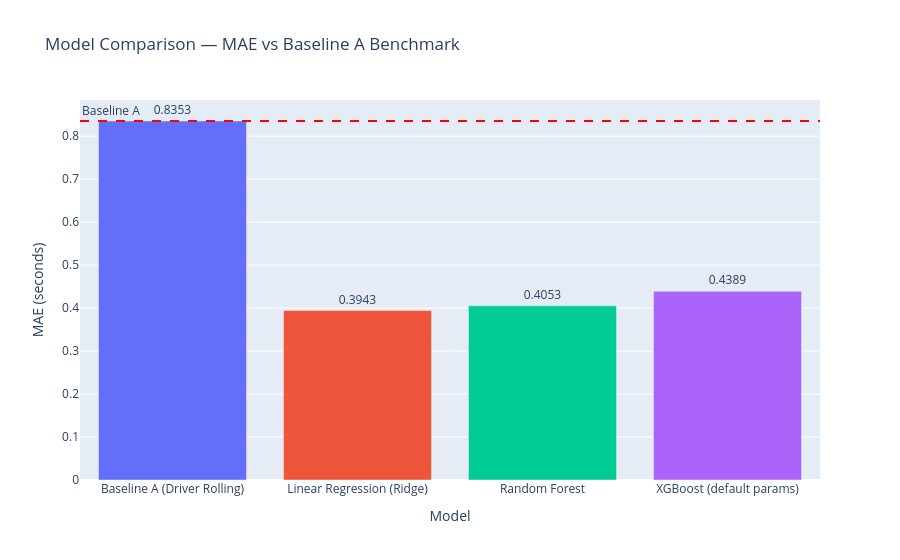

Notebook cell for this chart:
### Code cell
# Cell 4 — Visual comparison against the benchmark
fig = px.bar(
    comparison, x="Model", y="MAE",
    title="Model Comparison — MAE vs Baseline A Benchmark",
    labels={"MAE": "MAE (seconds)"},
    text="MAE",
    color="Model"
)
fig.add_hline(
    y=baseline_a_mae, line_dash="dash", line_color="red",
    annotation_text="Baseline A", annotation_position="top left"
)
fig.update_traces(textposition="outside")
fig.update_layout(showlegend=False)
fig.show()

### Figure 1 — Plotly figure (JSON) as saved in the notebook; plotly's stock layout.template omitted (floating-point values rounded to 4 significant figures)
{"data": [{"alignmentgroup": "True", "hovertemplate": "Model=%{x}<br>MAE (seconds)=%{text}<extra></extra>", "legendgroup": "Baseline A (Driver Rolling)", "marker": {"color": "#636efa", "pattern": {"shape": ""}}, "name": "Baseline A (Driver Rolling)", "offsetgroup": "Baseline A (Driver Rolling)", "orientation": "v", "showlegend": true, "text": [0.8353], "textposition": "outside", "type": "bar", "x": ["Baseline A (Driver Rolling)"], "xaxis": "x", "y": [0.8353], "yaxis": "y"}, {"alignmentgroup": "True", "hovertemplate": "Model=%{x}<br>MAE (seconds)=%{text}<extra></extra>", "legendgroup": "Linear Regression (Ridge)", "marker": {"color": "#EF553B", "pattern": {"shape": ""}}, "name": "Linear Regression (Ridge)", "offsetgroup": "Linear Regression (Ridge)", "orientation": "v", "showlegend": true, "text": [0.3943], "textposition": "outside", "type": "bar", "x": ["Linear Regression (Ridge)"], "xaxis": "x", "y": [0.3943], "yaxis": "y"}, {"alignmentgroup": "True", "hovertemplate": "Model=%{x}<br>MAE (seconds)=%{text}<extra></extra>", "legendgroup": "Random Forest", "marker": {"color": "#00cc96", "pattern": {"shape": ""}}, "name": "Random Forest", "offsetgroup": "Random Forest", "orientation": "v", "showlegend": true, "text": [0.4053], "textposition": "outside", "type": "bar", "x": ["Random Forest"], "xaxis": "x", "y": [0.4053], "yaxis": "y"}, {"alignmentgroup": "True", "hovertemplate": "Model=%{x}<br>MAE (seconds)=%{text}<extra></extra>", "legendgroup": "XGBoost (default params)", "marker": {"color": "#ab63fa", "pattern": {"shape": ""}}, "name": "XGBoost (default params)", "offsetgroup": "XGBoost (default params)", "orientation": "v", "showlegend": true, "text": [0.4389], "textposition": "outside", "type": "bar", "x": ["XGBoost (default params)"], "xaxis": "x", "y": [0.4389], "yaxis": "y"}], "layout": {"annotations": [{"showarrow": false, "text": "Baseline A", "x": 0, "xanchor": "left", "xref": "x domain", "y": 0.8353, "yanchor": "bottom", "yref": "y"}], "barmode": "relative", "legend": {"title": {"text": "Model"}, "tracegroupgap": 0}, "shapes": [{"line": {"color": "red", "dash": "dash"}, "type": "line", "x0": 0, "x1": 1, "xref": "x domain", "y0": 0.8353, "y1": 0.8353, "yref": "y"}], "showlegend": false, "title": {"text": "Model Comparison — MAE vs Baseline A Benchmark"}, "xaxis": {"anchor": "y", "categoryarray": ["Baseline A (Driver Rolling)", "Linear Regression (Ridge)", "Random Forest", "XGBoost (default params)"], "categoryorder": "array", "domain": [0, 1], "title": {"text": "Model"}}, "yaxis": {"anchor": "x", "domain": [0, 1], "title": {"text": "MAE (seconds)"}}}}
